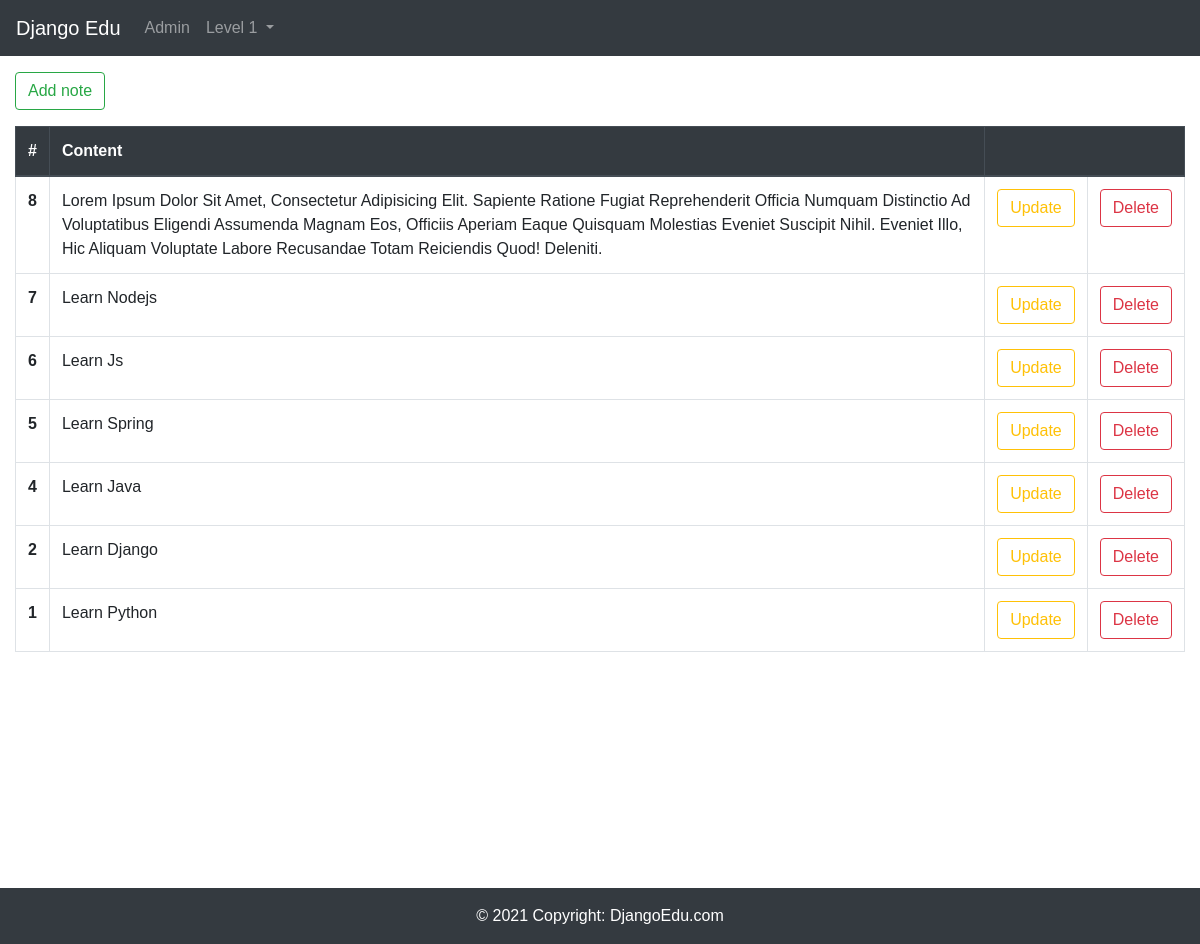
Screenshot of /notebooks/ with the database file from the repository.
### notebooks/models.py (models this page shows, shortened)
class Note(models.Model):
    content = models.TextField(null=True, blank=True)
    date_created = models.DateTimeField(default=timezone.now)
    date_updated = models.DateTimeField(default=timezone.now)

### notebooks/views.py (the view)
# urls.py: path('', views.index, name='index'),
def index(request):
    return render(request, 'notebooks/index.html', {
        'notes': Note.objects.all().order_by('id').reverse(),
    })

### notebooks/templates/notebooks/index.html (shortened to what this page needs)
{% extends 'layouts/base.html' %}
{% block content %}
<div class="container-fluid">
  <button
    id="btn-add-note"
    type="button"
    class="btn btn-outline-success"
    data-toggle="modal"
    data-target="#modal-notebook"
  >
    Add note
  </button>
  <div class="table-responsive">
    <table class="table table-bordered table-hover my-3">
      <thead class="thead-dark">
        <tr>
          <th scope="col">#</th>
          <th scope="col">Content</th>
          <th scope="col" colspan="2"></th>
        </tr>
      </thead>
      <tbody>
        {% if notes|length > 0 %}
          {% for note in notes %}
          <tr>
            <th scope="row">{{ note.id }}</th>
            <td>{{ note.content | title }}</td>
            <td class="text-center">
              <button
                type="button"
                class="btn btn-outline-warning btn-update-note"
                data-note-id="{{ note.id }}"
                data-toggle="modal"
                data-target="#modal-notebook"
              >
                Update
              </button>
            </td>
            <td class="text-center">
              <button
                type="button"
                class="btn btn-outline-danger btn-delete-note"
                data-note-id="{{ note.id }}"
              >
                Delete
              </button>
            </td>
          </tr>
          {% endfor %}
        {% else %}
        <td colspan="4" class="text-center">No notes available.</td>
        {% endif %}
      </tbody>
    </table>
  </div>
</div>
{% endblock content %}

### static/css/base.css (style rules this page uses)
*, *::before, *::after { box-sizing: inherit; margin: 0; padding: 0; }
body { box-sizing: border-box; margin: 0; font-family: Arial, Helvetica, sans-serif; }

### rows the page displays
Note: id "8", content "Lorem Ipsum Dolor Sit Amet, Consectetur Adipisicing Elit. Sapiente Ratione Fugiat Reprehenderit Officia Numquam Distinctio Ad Voluptatibus Eligendi Assumenda Magnam Eos, Officiis Aperiam Eaque Quisquam Molestias Eveniet Suscipit Nihil. Eveniet Illo, Hic Aliquam Voluptate Labore Recusandae Totam Reiciendis Quod! Deleniti."
Note: id "7", content "Learn Nodejs"
Note: id "6", content "Learn Js"
Note: id "5", content "Learn Spring"
Note: id "4", content "Learn Java"
Note: id "2", content "Learn Django"
Note: id "1", content "Learn Python"
